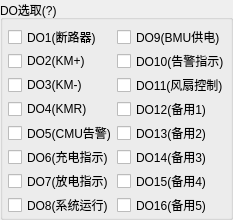
        <widget class="QGroupBox" name="G_DOStatus">
         <property name="title">
          <string>DO选取(?)</string>
         </property>
         <layout class="QGridLayout" name="gridLayout_5">
          <property name="leftMargin">
           <number>5</number>
          </property>
          <property name="topMargin">
           <number>5</number>
          </property>
          <property name="rightMargin">
           <number>0</number>
          </property>
          <property name="bottomMargin">
           <number>0</number>
          </property>
          <property name="spacing">
           <number>0</number>
          </property>
          <item row="0" column="0">
           <widget class="QCheckBox" name="bDO0">
            <property name="text">
             <string>DO1(断路器)</string>
            </property>
           </widget>
          </item>
          <item row="1" column="0">
           <widget class="QCheckBox" name="bDO1">
            <property name="text">
             <string>DO2(KM+)</string>
            </property>
           </widget>
          </item>
          <item row="2" column="0">
           <widget class="QCheckBox" name="bDO2">
            <property name="text">
             <string>DO3(KM-)</string>
            </property>
           </widget>
          </item>
          <item row="3" column="0">
           <widget class="QCheckBox" name="bDO3">
            <property name="text">
             <string>DO4(KMR)</string>
            </property>
           </widget>
          </item>
          <item row="4" column="0">
           <widget class="QCheckBox" name="bDO4">
            <property name="text">
             <string>DO5(CMU告警)</string>
            </property>
           </widget>
          </item>
          <item row="5" column="0">
           <widget class="QCheckBox" name="bDO5">
            <property name="text">
             <string>DO6(充电指示)</string>
            </property>
           </widget>
          </item>
          <item row="6" column="0">
           <widget class="QCheckBox" name="bDO6">
            <property name="text">
             <string>DO7(放电指示)</string>
            </property>
           </widget>
          </item>
          <item row="7" column="0">
           <widget class="QCheckBox" name="bDO7">
            <property name="text">
             <string>DO8(系统运行)</string>
            </property>
           </widget>
          </item>
          <item row="0" column="1">
           <widget class="QCheckBox" name="bDO8">
            <property name="text">
             <string>DO9(BMU供电)</string>
            </property>
           </widget>
          </item>
          <item row="1" column="1">
           <widget class="QCheckBox" name="bDO9">
            <property name="text">
             <string>DO10(告警指示)</string>
            </property>
           </widget>
          </item>
          <item row="2" column="1">
           <widget class="QCheckBox" name="bDO10">
            <property name="text">
             <string>DO11(风扇控制)</string>
            </property>
           </widget>
          </item>
          <item row="3" column="1">
           <widget class="QCheckBox" name="bDO11">
            <property name="text">
             <string>DO12(备用1)</string>
            </property>
           </widget>
          </item>
          <item row="4" column="1">
           <widget class="QCheckBox" name="bDO12">
            <property name="text">
             <string>DO13(备用2)</string>
            </property>
           </widget>
          </item>
          <item row="5" column="1">
           <widget class="QCheckBox" name="bDO13">
            <property name="text">
             <string>DO14(备用3)</string>
            </property>
           </widget>
          </item>
          <item row="6" column="1">
           <widget class="QCheckBox" name="bDO14">
            <property name="text">
             <string>DO15(备用4)</string>
            </property>
           </widget>
          </item>
          <item row="7" column="1">
           <widget class="QCheckBox" name="bDO15">
            <property name="text">
             <string>DO16(备用5)</string>
            </property>
           </widget>
          </item>
         </layout>
        </widget>
